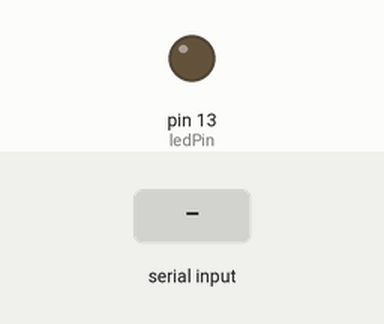
The sketch below on a simulated Arduino Uno, built with avr-gcc and run on an emulated ATmega328P. Shown: output pins drawn as LEDs (lit = HIGH). The test bench sets the inputs (shaded band).

Above: at 1.2 s.
1.3 s: "90,45\n" received over Serial
At 2.5 s:
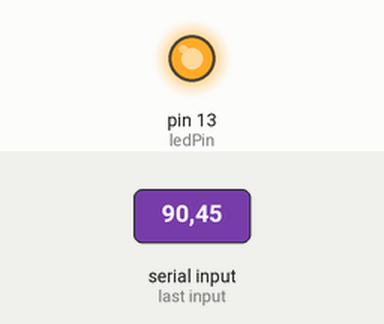
2.8 s: "30,150\n" received over Serial
At 3.8 s:
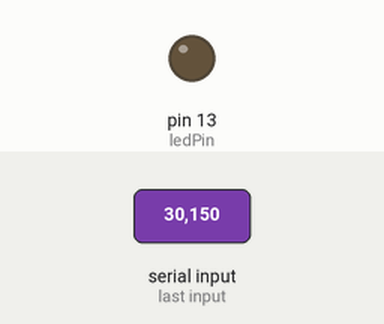
4.3 s: "5\n" received over Serial
At 4.9 s:
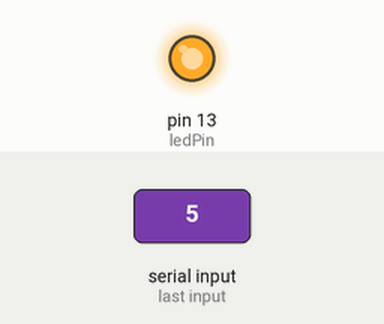
Timing chart, 0 to 7.3 s (numbered marks = the images above; inputs shaded):
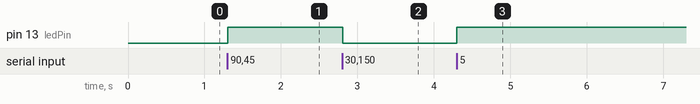

Measured:
- after the input at 1.3 s, pin 13 (ledPin): LOW → HIGH at once
- after the input at 2.8 s, pin 13 (ledPin): HIGH → LOW at once
- after the input at 4.3 s, pin 13 (ledPin): LOW → HIGH at once

The sketch:

serial_client.ino
```cpp
const byte ledPin = 13;
static char message[2];


void setup() {
  // put your setup code here, to run once:
  Serial.begin(9600);
  pinMode(ledPin,OUTPUT);
  message[1] = '\0';

}

void loop() {
  // put your main code here, to run repeatedly:
  if( Serial.available())
  {
    char inByte = Serial.read();
    if( inByte != '\n')
    {
      message[0] = inByte;
    }
    int show_bit = atoi(message) >= 1 ? HIGH:LOW;
    digitalWrite(ledPin,show_bit);
  }

}
```
